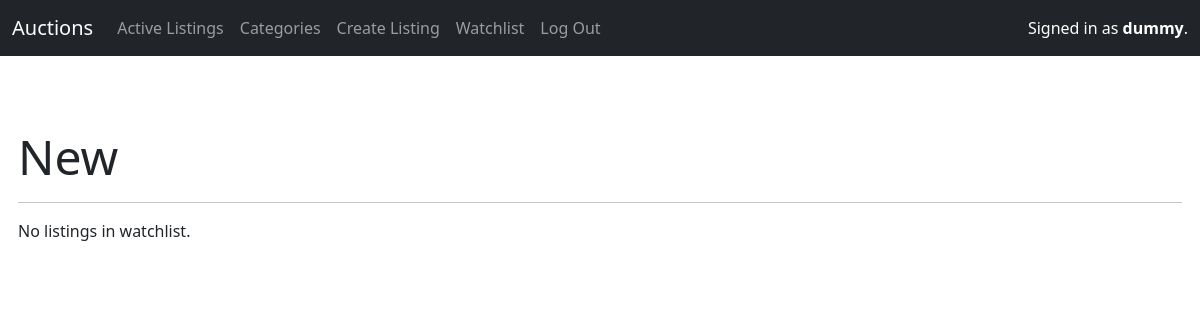
The app's page /category_listing/New (signed in), older data.
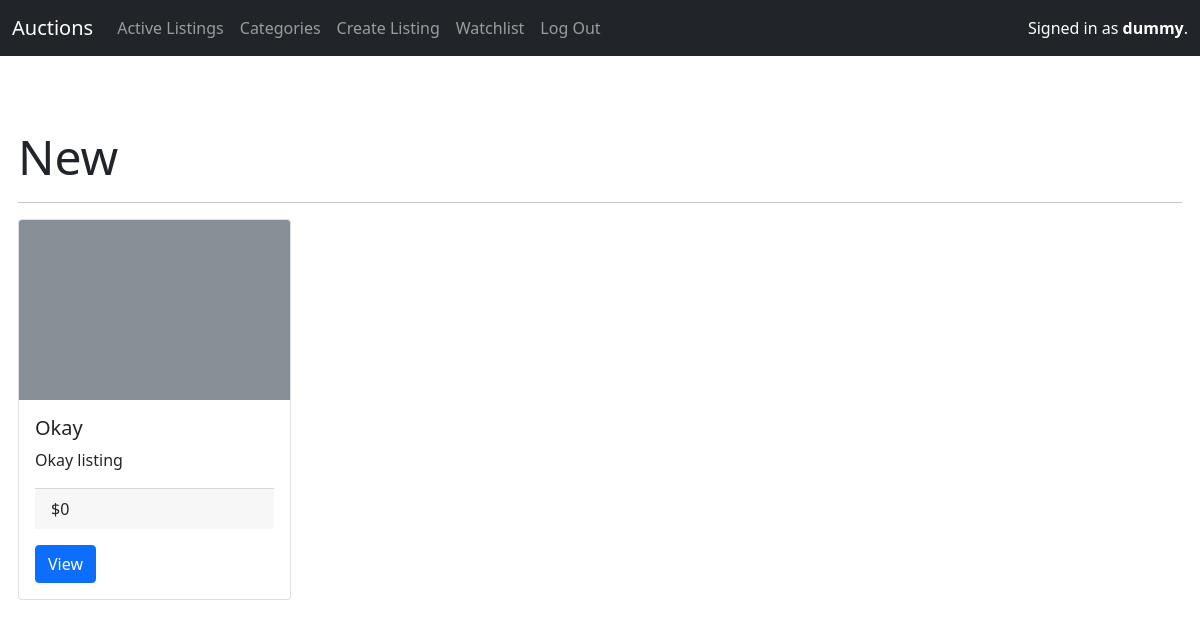
The same page, newer data.
### auctions/models.py (models this page shows, shortened)
class AuctionListing(models.Model):
    title = models.CharField(max_length=64)
    description = models.TextField()
    starting_bid = models.IntegerField()
    current_price = models.ForeignKey('Bid', on_delete=models.CASCADE, related_name="listings")
    image = models.URLField(blank=True)
    category = models.CharField(max_length=64, blank=True)
    seller = models.ForeignKey(User, on_delete=models.CASCADE, related_name="listings")
    comments = models.ManyToManyField('Comment', blank=True, related_name="listings")
    active = models.BooleanField(default=True)
    watchlist = models.ManyToManyField(User, blank=True, related_name="watchlist")

class Bid(models.Model):
    bid = models.IntegerField()
    bidder = models.ForeignKey(User, on_delete=models.CASCADE, related_name="bids", null=True)

### auctions/views.py (the view)
# urls.py: path("category_listing/<str:category>", views.category_listing, name="category_listing"),
def category_listing(request, category):
    avail_listings = AuctionListing.objects.filter(category=category, active=True)
    return render(request, "auctions/category_listing.html", {
        "category": category,
        "avail_listings": avail_listings
    })

### auctions/templates/auctions/category_listing.html
{% extends "auctions/layout.html" %}
{% block body %}
    <p class="display-5">{{ category }}</p>
    <hr>
    <div class="row  row-cols-1 row-cols-md-4 g-4">
        {% for listing in avail_listings %}
            <div class="col">
                <div class="card">
                    <svg class="bd-placeholder-img card-img-top" width="100%" height="180" xmlns="http://www.w3.org/2000/svg" role="img" aria-label="Placeholder: Image cap" preserveAspectRatio="xMidYMid slice" focusable="false"><title>Placeholder</title><rect width="100%" height="100%" fill="#868e96"/><text x="50%" y="50%" fill="#dee2e6" dy=".3em">{{ listing.image }}</text></svg>
                    <div class="card-body">
                    <h5 class="card-title">{{ listing.title }}</h5>
                    <p class="card-text">{{ listing.description }}</p>
                    <p class="card-footer">${{ listing.current_price.bid }}</p>
                    <a href="{% url 'listing' listing.id %}" class="btn btn-primary">View</a>
                    </div>
                </div>
            </div>
        {% empty %}
            <p>No listings in watchlist.</p>
        {% endfor %}
    </div>
{% endblock %}

Row changes from the older to the newer data that the page shows:
added AuctionListing: category "New", title "Okay", description "Okay listing", current_price.bid "0"
Text that changed along with them:
{{ category }}: "New" → (not shown)
text no longer shown: "No listings in watchlist."
